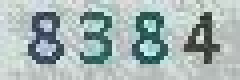
//> input picture basic/basic.jpg, 60 x 20 px (shown 4 times larger)
$ ./main   (built with g++ and OpenCV 4)
//> lines starting //> are read from the running program, lines starting //| are printed output that depends on the picture; after the words box and inside, x2 and y2 are one past the last pixel; in counts of white or black regions, pixels touching at a corner belong together
### basic/ocr_decoder.h
#ifndef OCRDECODER_H
#define OCRDECODER_H
#include <tesseract/baseapi.h>
#include <tesseract/strngs.h>
#include <opencv2/highgui/highgui.hpp>
#include <opencv2/imgproc/imgproc.hpp>
#include <opencv2/core/core.hpp>
#include <string.h>

class OCRDecoder
{
public:
    void decodeGrayMat(cv::Mat mat, char* result);
};

#endif // OCRDECODER_H

### basic/ocr_decoder.cpp
#include "ocr_decoder.h"

void OCRDecoder::decodeGrayMat (cv::Mat mat, char *result)
{
    tesseract::TessBaseAPI tess;
    tess.Init(NULL, "eng", tesseract::OEM_DEFAULT);
    tess.SetPageSegMode(tesseract::PSM_SINGLE_BLOCK);
    tess.SetImage((uchar*)mat.data, mat.cols, mat.rows, 1, mat.cols);

    strcpy(result, tess.GetUTF8Text());
}

### basic/main.cpp
#include <iostream>
#include <opencv2/highgui/highgui.hpp>
#include <opencv2/imgproc/imgproc.hpp>
#include <opencv2/core/core.hpp>
#include "ocr_decoder.h"

using namespace cv;
using namespace std;

int main()
{
    Mat mat = imread("./basic.jpg", 0);
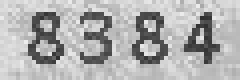
//> mat: 20 rows x 60 cols, CV_8UC1 (shown 4 times larger); min 47, max 237, mean 175.4
    Mat threshold_mat;
    cv::threshold(mat, threshold_mat, 150, 255, cv::THRESH_BINARY);
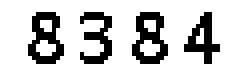
//> threshold_mat: 20 rows x 60 cols, CV_8UC1 (shown 4 times larger); 80.3% white; black in thin lines or dots, all inside (x1, y1, x2, y2) = (7, 3, 55, 16)

    char buffer[255];
    OCRDecoder decoder;
    decoder.decodeGrayMat(threshold_mat, buffer);
//> (the run ends here: the program needs code that is not available in this run, at `tesseract::TessBaseAPI tess;`)
